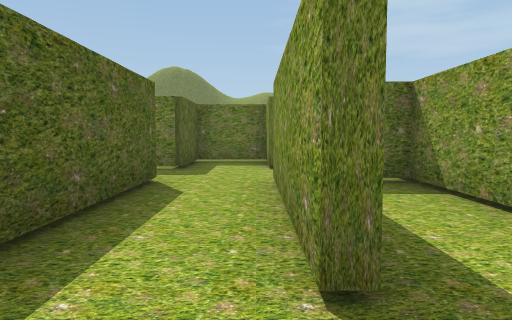
view 1 (above)

24 first-person views from a walk through a 3-D level made in the Unity game engine. The camera is 1.4 m above the floor, tilts 4° down and sees 70° across. The floor is counted in squares, 2 m on a side. Each view is taken from the middle of a square. On the plan, view 1 faces up. The plan holds only what a view shows up to about 11 squares ahead; the rest is blank. The place goes on beyond the plan. The player character is not drawn. Some surface patterns are stand-ins.

view 2
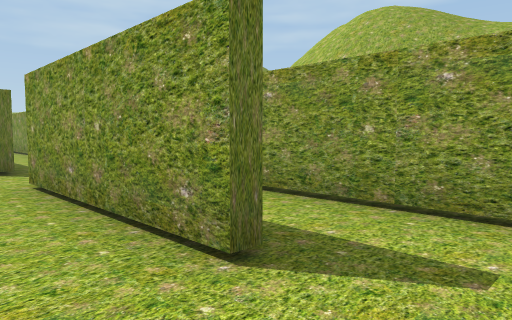

view 3
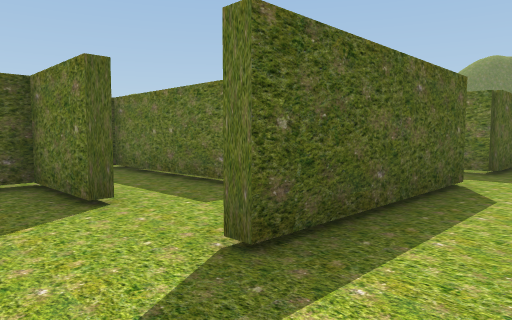

view 4
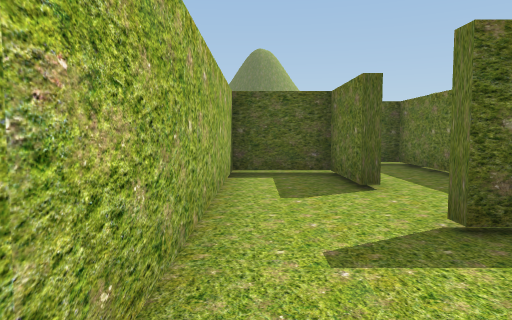

view 5
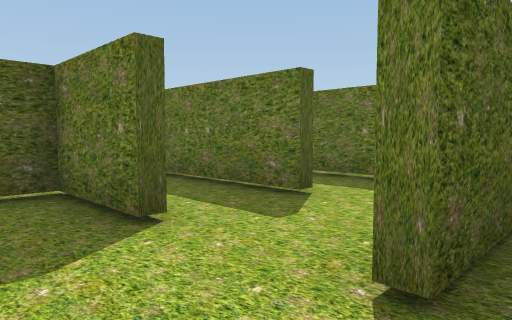

view 6
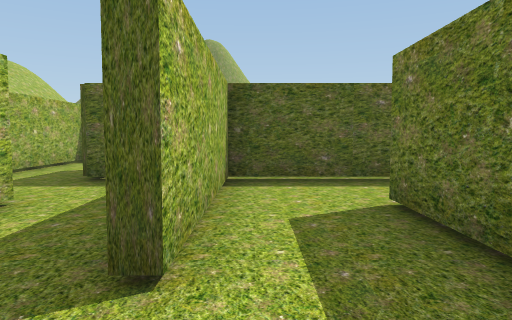

view 7
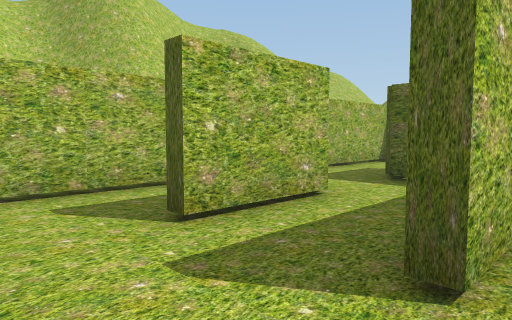

view 8
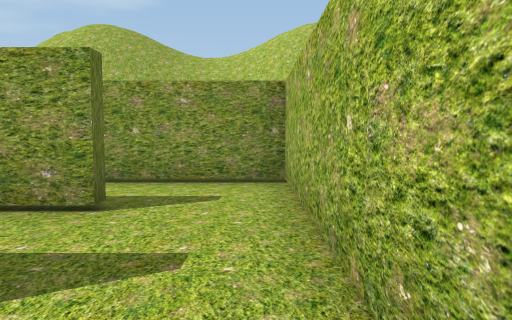

view 9
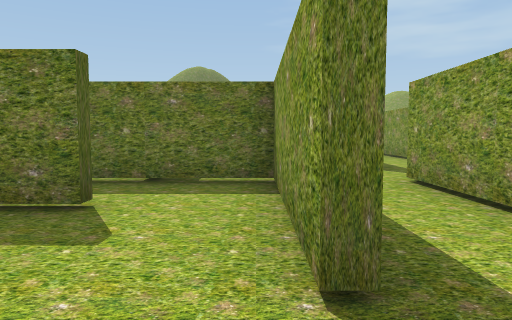

view 10
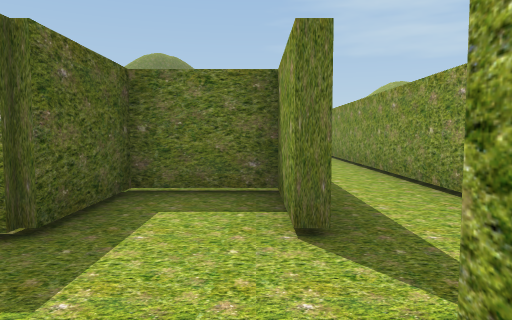

view 11
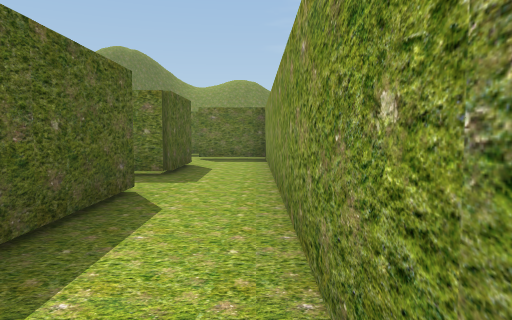

view 12
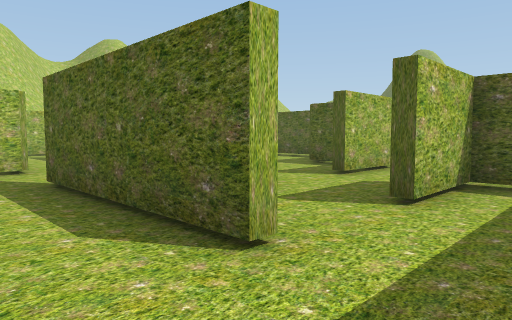

view 13
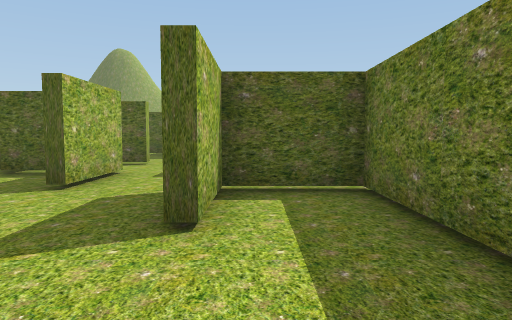

view 14
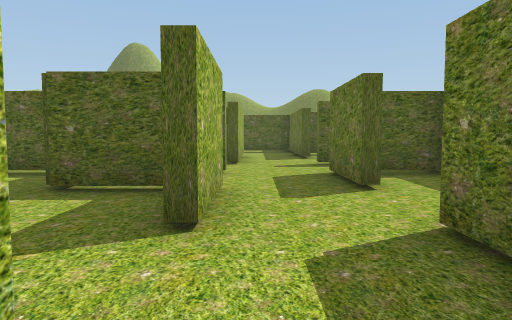

view 15
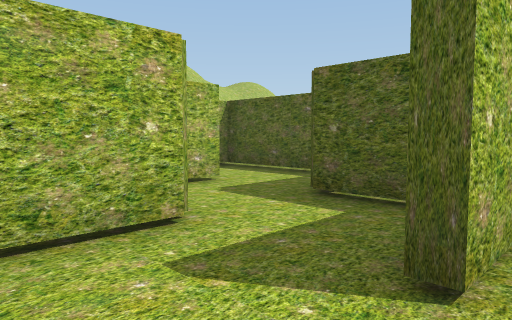

view 16
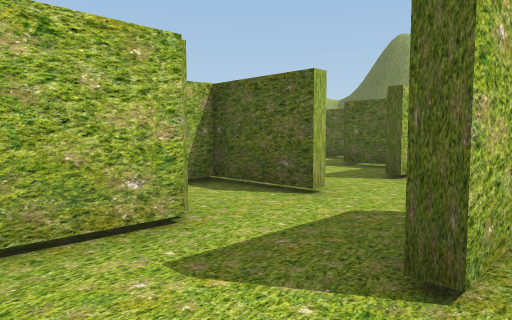

view 17
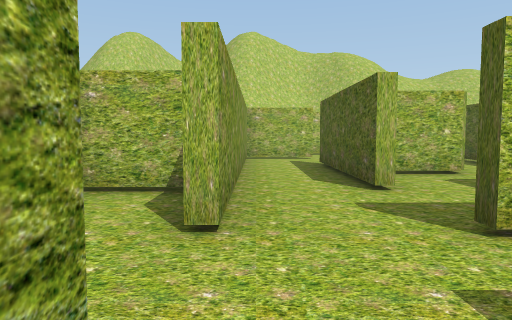

view 18
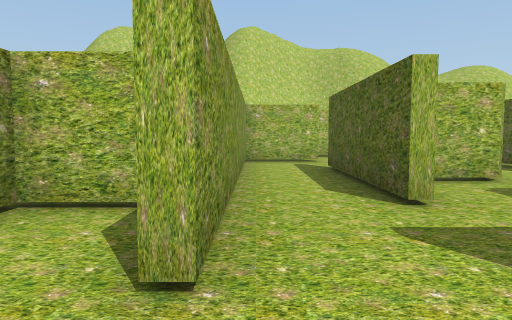

view 19
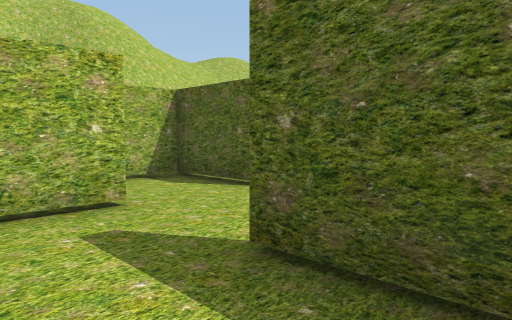

view 20
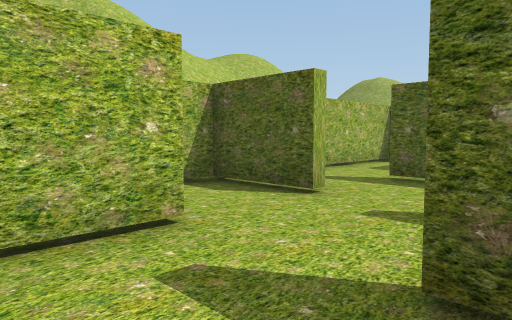

view 21
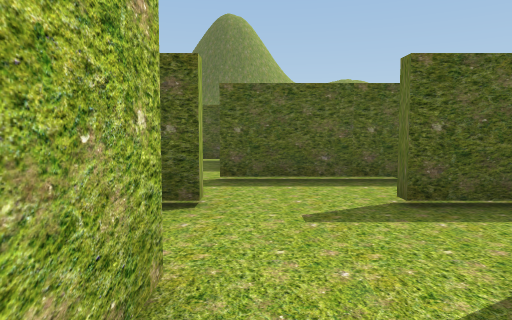

view 22
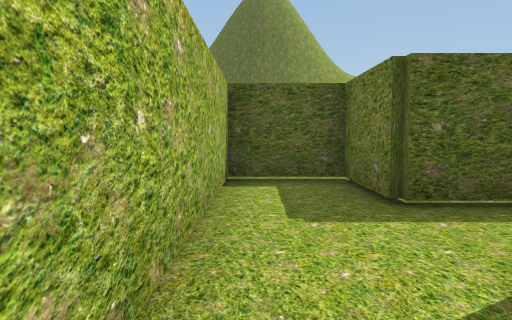

view 23
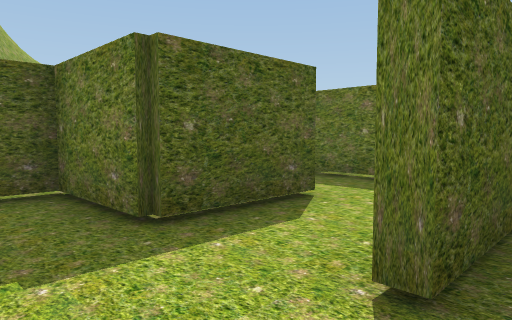

view 24
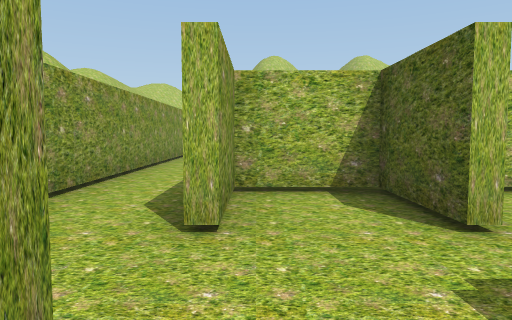

### Floor plan
Key: @ floor where view 1 was taken; # wall or solid block; . floor; T thing the floor can be seen under or through.
Columns run from 18 left of view 1 to 3 right of it. Each row starts with its distance up from view 1.
 18                   ...
 17                   .###
 16                 .....#
 15                 .#.#.#
 14                ..#.#.#
 13           #   .#####.#
 12        ..#.#...#.....#
 11       #....##..##..#.#
 10       .............#.#
  9       ###..#.##..###.#
  8       .#...#.#...#.#.#
  7      ###.#.###.TT ...#
  6      #...#.#... .....
  5  ##  #.###.#.TTTT .###
  4   ...#.#.#.#.....#.#.#
  3   .#.#.....####..#.#.#
  2   .#.#.....#.....#.#.#
  1 .###...#.###.##......#
  0 .#.....#.....#....@..#
 -1  #########   #########

Where each view was taken, in squares from view 1:
view 1: 0 up, 0 right, facing up
view 2: 0 up, 1 left, facing up-right
view 3: 0 up, 0 right, facing up-left
view 4: 0 up, 1 right, facing left
view 5: 0 up, 1 left, facing up-left
view 6: 4 up, 2 left, facing left
view 7: 4 up, 2 left, facing down-left
view 8: 0 up, 3 left, facing right
view 9: 0 up, 2 left, facing up
view 10: 5 up, 0 right, facing up
view 11: 7 up, 2 right, facing up
view 12: 13 up, 2 right, facing down-left
view 13: 12 up, 1 right, facing left
view 14: 10 up, 1 left, facing left
view 15: 10 up, 2 left, facing down-left
view 16: 12 up, 4 left, facing down-left
view 17: 12 up, 8 left, facing down
view 18: 11 up, 8 left, facing down
view 19: 5 up, 8 left, facing down-left
view 20: 4 up, 8 left, facing down-left
view 21: 2 up, 8 left, facing left
view 22: 0 up, 12 left, facing left
view 23: 0 up, 13 left, facing up-left
view 24: 18 up, 0 right, facing down
